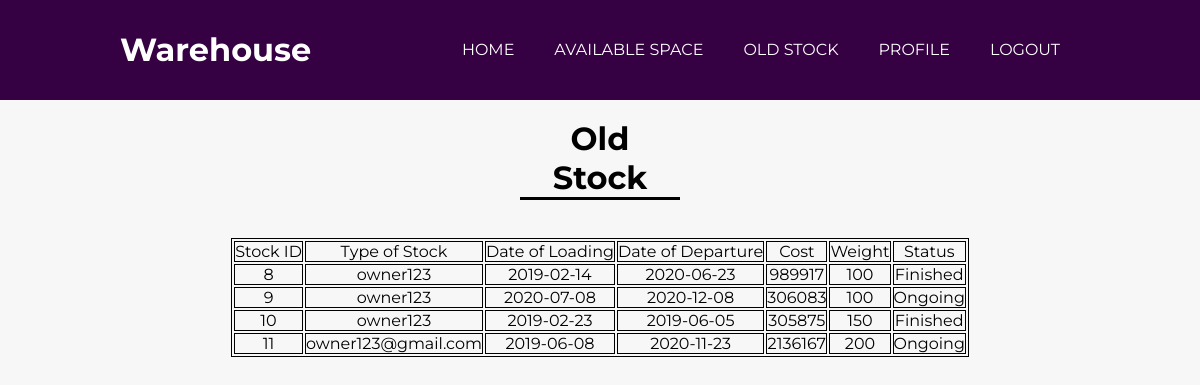
The page /view_old_stock.php (signed in) on the database its author committed.
### tables this page shows
CREATE TABLE `stockdetails` (
  `stockid` int(11) NOT NULL,
  `email` varchar(50) NOT NULL,
  `typeofstock` varchar(50) NOT NULL,
  `load_date` date NOT NULL,
  `dept_date` date NOT NULL,
  `weight` int(11) NOT NULL,
  `cost` int(11) NOT NULL,
  `status` varchar(20) NOT NULL
);

### view_old_stock.php (the view, shortened to what this page needs)
<?php
include("navbar1.php");
?>
<!DOCTYPE html>
<html>
<head>
</head>
<body>
	<br>
<center><h1 style="border-bottom: 3px solid black; width:160px;">Old Stock</h1></center>
</body>
</html>
<?php
$con=mysqli_connect('localhost','root','','hackathon');
 $sql='select * from stockdetails';
    $x=mysqli_query($con,$sql);
    $y=mysqli_num_rows($x);
    $i=0;
    $dept=array();
    if ($y>0){
        while($z=mysqli_fetch_array($x))
        {
            $dept[$i]=$z['dept_date'];
            $today=date('d-m-Y');
            if(strtotime($today)>strtotime($dept[$i])){
                $sql2= "Update stockdetails SET status='Finished' WHERE stockid=".$z['stockid']."";
                mysqli_query($con,$sql2);
            }
            $i++;
        }
    }
    echo "
    <center>
    <html>
    <body>
    <style>
    table,td,tr{border: 1px solid black; text-align:center; }
    </style>
    <br><br>
    <table align:'center'>
    <tr>
    <td>Stock ID</td>
    <td>Type of Stock</td>
    <td>Date of Loading</td>
    <td>Date of Departure</td>
    <td>Cost</td>
    <td>Weight</td>
    <td>Status</td></tr>";
    $Email=$_SESSION['uid1'];
	$que="select * from stockdetails where email='$Email'";
	$result=mysqli_query($con,$que);
    $r=mysqli_num_rows($result);
    if($r>0)
    {
       while($r1=mysqli_fetch_assoc($result))
       {
         echo '<tr><td>'.$r1['stockid'].'</td>';
        echo '<td>'.$r1['typeofstock'].'</td>';
        echo '<td>'.$r1['load_date'].'</td>';
        echo '<td>'.$r1['dept_date'].'</td>';
        echo '<td>'.$r1['cost'].'</td>';
        echo '<td>'.$r1['weight'].'</td>';
        echo '<td>'.$r1['status'].'</td></tr>';
       }
   }
   echo '</table>';
   echo '</center>';
   echo '</body>';
   echo '</html>';
 ?>

### navbar1.php (shortened to what this page needs)
<!DOCTYPE html>
<html>
<head>
	<link rel="stylesheet" type="text/css" href="styles.css">
	<link rel="stylesheet" href="https://cdnjs.cloudflare.com/ajax/libs/font-awesome/4.7.0/css/font-awesome.min.css">
</head>
<body>
	<header>
		<div class="container">
			<div id="branding">
				<h1>Warehouse</h1>
			</div>
			<nav>
				<ul>
					<li class="current"><a href="index.php">Home</a></li>
					<li><a href="available_space1.php">Available space</a></li>
					<li><a href="view_old_stock.php">Old Stock</a></li>
					<li><a href="profile.php">Profile</a></li>
					<li><a href="logout.php">Logout</a></li>
				</ul>
			</nav>
		</div>
	</header>
</body>
</html>

### styles.css (style rules this page uses)
* { padding: 0px; margin: 0px; }
body { font-family: 'Montserrat', sans-serif; padding: 0px; margin: 0px; background-color: #f7f7f7; }
.container { width: 80%; margin: auto; overflow: hidden; }
ul { margin: 0px; padding: 0px; }
header { background-color: #350142; color: #ffffff; padding-top: 30px; min-height: 70px; }
header a { color: #ffffff; text-decoration: none; text-transform: uppercase; font-size: 16px; }
header li { float: left; display: inline; padding: 0px 20px 0px 20px; }
header #branding { float: left; }
header #branding h1 { margin: 0; }
header nav { float: right; margin-top: 10px; }

### view_old_stock.php (style rules this page uses)
table,td,tr { border: 1px solid black; text-align:center; }

### rows shown on the page
stockdetails: stockid "8", typeofstock "owner123", load_date "2019-02-14", dept_date "2020-06-23", cost "989917", weight "100", status "Finished"
stockdetails: stockid "9", typeofstock "owner123", load_date "2020-07-08", dept_date "2020-12-08", cost "306083", weight "100", status "Ongoing"
stockdetails: stockid "10", typeofstock "owner123", load_date "2019-02-23", dept_date "2019-06-05", cost "305875", weight "150", status "Finished"
stockdetails: stockid "11", typeofstock "owner123@gmail.com", load_date "2019-06-08", dept_date "2020-11-23", cost "2136167", weight "200", status "Ongoing"
